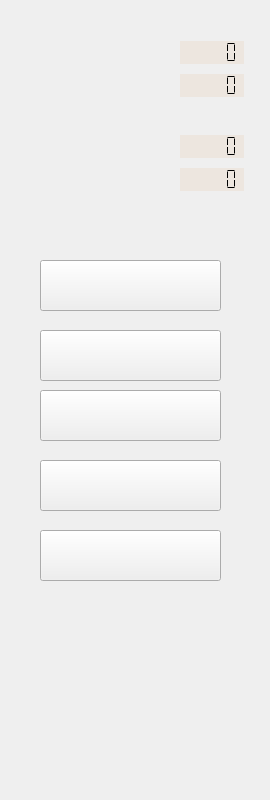
<?xml version="1.0" encoding="UTF-8"?>
<ui version="4.0">
 <class>ControlWidget</class>
 <widget class="QWidget" name="ControlWidget">
  <property name="geometry">
   <rect>
    <x>0</x>
    <y>0</y>
    <width>270</width>
    <height>800</height>
   </rect>
  </property>
  <property name="windowTitle">
   <string>Form</string>
  </property>
  <property name="windowOpacity">
   <double>0.800000000000000</double>
  </property>
  <widget class="QPushButton" name="pushButton">
   <property name="enabled">
    <bool>true</bool>
   </property>
   <property name="geometry">
    <rect>
     <x>40</x>
     <y>260</y>
     <width>181</width>
     <height>51</height>
    </rect>
   </property>
   <property name="styleSheet">
    <string notr="true"/>
   </property>
   <property name="text">
    <string/>
   </property>
   <property name="iconSize">
    <size>
     <width>180</width>
     <height>51</height>
    </size>
   </property>
  </widget>
  <widget class="QPushButton" name="pushButton_2">
   <property name="enabled">
    <bool>true</bool>
   </property>
   <property name="geometry">
    <rect>
     <x>40</x>
     <y>330</y>
     <width>181</width>
     <height>51</height>
    </rect>
   </property>
   <property name="styleSheet">
    <string notr="true">border-image: url(:/IMG/press.png);</string>
   </property>
   <property name="text">
    <string/>
   </property>
   <property name="iconSize">
    <size>
     <width>180</width>
     <height>51</height>
    </size>
   </property>
  </widget>
  <widget class="QPushButton" name="pushButton_3">
   <property name="enabled">
    <bool>true</bool>
   </property>
   <property name="geometry">
    <rect>
     <x>40</x>
     <y>390</y>
     <width>181</width>
     <height>51</height>
    </rect>
   </property>
   <property name="styleSheet">
    <string notr="true">border-image: url(:/IMG/press.png);</string>
   </property>
   <property name="text">
    <string/>
   </property>
   <property name="iconSize">
    <size>
     <width>180</width>
     <height>51</height>
    </size>
   </property>
  </widget>
  <widget class="QPushButton" name="pushButton_4">
   <property name="enabled">
    <bool>true</bool>
   </property>
   <property name="geometry">
    <rect>
     <x>40</x>
     <y>460</y>
     <width>181</width>
     <height>51</height>
    </rect>
   </property>
   <property name="styleSheet">
    <string notr="true">border-image: url(:/IMG/press.png);</string>
   </property>
   <property name="text">
    <string/>
   </property>
   <property name="iconSize">
    <size>
     <width>180</width>
     <height>51</height>
    </size>
   </property>
  </widget>
  <widget class="QPushButton" name="pushButton_5">
   <property name="enabled">
    <bool>true</bool>
   </property>
   <property name="geometry">
    <rect>
     <x>40</x>
     <y>530</y>
     <width>181</width>
     <height>51</height>
    </rect>
   </property>
   <property name="styleSheet">
    <string notr="true">border-image: url(:/IMG/press.png);</string>
   </property>
   <property name="text">
    <string/>
   </property>
   <property name="iconSize">
    <size>
     <width>180</width>
     <height>51</height>
    </size>
   </property>
  </widget>
  <widget class="QLabel" name="label">
   <property name="enabled">
    <bool>true</bool>
   </property>
   <property name="geometry">
    <rect>
     <x>17</x>
     <y>20</y>
     <width>244</width>
     <height>101</height>
    </rect>
   </property>
   <property name="styleSheet">
    <string notr="true">border-image: url(:/IMG/dark.png);</string>
   </property>
   <property name="text">
    <string/>
   </property>
  </widget>
  <widget class="QLabel" name="label_2">
   <property name="geometry">
    <rect>
     <x>20</x>
     <y>120</y>
     <width>241</width>
     <height>91</height>
    </rect>
   </property>
   <property name="styleSheet">
    <string notr="true">border-image: url(:/IMG/dark.png);
border-image: url(:/IMG/light.png);</string>
   </property>
   <property name="text">
    <string/>
   </property>
  </widget>
  <widget class="QLCDNumber" name="lcdNumber">
   <property name="geometry">
    <rect>
     <x>180</x>
     <y>41</y>
     <width>64</width>
     <height>23</height>
    </rect>
   </property>
   <property name="palette">
    <palette>
     <active>
      <colorrole role="Button">
       <brush brushstyle="SolidPattern">
        <color alpha="17">
         <red>211</red>
         <green>105</green>
         <blue>0</blue>
        </color>
       </brush>
      </colorrole>
      <colorrole role="Text">
       <brush brushstyle="SolidPattern">
        <color alpha="255">
         <red>0</red>
         <green>0</green>
         <blue>0</blue>
        </color>
       </brush>
      </colorrole>
      <colorrole role="Base">
       <brush brushstyle="SolidPattern">
        <color alpha="17">
         <red>211</red>
         <green>105</green>
         <blue>0</blue>
        </color>
       </brush>
      </colorrole>
      <colorrole role="Window">
       <brush brushstyle="SolidPattern">
        <color alpha="17">
         <red>211</red>
         <green>105</green>
         <blue>0</blue>
        </color>
       </brush>
      </colorrole>
     </active>
     <inactive>
      <colorrole role="Button">
       <brush brushstyle="SolidPattern">
        <color alpha="17">
         <red>211</red>
         <green>105</green>
         <blue>0</blue>
        </color>
       </brush>
      </colorrole>
      <colorrole role="Text">
       <brush brushstyle="SolidPattern">
        <color alpha="255">
         <red>0</red>
         <green>0</green>
         <blue>0</blue>
        </color>
       </brush>
      </colorrole>
      <colorrole role="Base">
       <brush brushstyle="SolidPattern">
        <color alpha="17">
         <red>211</red>
         <green>105</green>
         <blue>0</blue>
        </color>
       </brush>
      </colorrole>
      <colorrole role="Window">
       <brush brushstyle="SolidPattern">
        <color alpha="17">
         <red>211</red>
         <green>105</green>
         <blue>0</blue>
        </color>
       </brush>
      </colorrole>
     </inactive>
     <disabled>
      <colorrole role="Button">
       <brush brushstyle="SolidPattern">
        <color alpha="17">
         <red>211</red>
         <green>105</green>
         <blue>0</blue>
        </color>
       </brush>
      </colorrole>
      <colorrole role="Text">
       <brush brushstyle="SolidPattern">
        <color alpha="96">
         <red>164</red>
         <green>166</green>
         <blue>168</blue>
        </color>
       </brush>
      </colorrole>
      <colorrole role="Base">
       <brush brushstyle="SolidPattern">
        <color alpha="17">
         <red>211</red>
         <green>105</green>
         <blue>0</blue>
        </color>
       </brush>
      </colorrole>
      <colorrole role="Window">
       <brush brushstyle="SolidPattern">
        <color alpha="17">
         <red>211</red>
         <green>105</green>
         <blue>0</blue>
        </color>
       </brush>
      </colorrole>
     </disabled>
    </palette>
   </property>
   <property name="autoFillBackground">
    <bool>false</bool>
   </property>
   <property name="styleSheet">
    <string notr="true">background-color: rgba(211, 105, 0, 17);</string>
   </property>
   <property name="frameShape">
    <enum>QFrame::NoFrame</enum>
   </property>
   <property name="frameShadow">
    <enum>QFrame::Plain</enum>
   </property>
   <property name="digitCount">
    <number>5</number>
   </property>
   <property name="segmentStyle">
    <enum>QLCDNumber::Flat</enum>
   </property>
  </widget>
  <widget class="QLCDNumber" name="lcdNumber_2">
   <property name="geometry">
    <rect>
     <x>180</x>
     <y>74</y>
     <width>64</width>
     <height>23</height>
    </rect>
   </property>
   <property name="palette">
    <palette>
     <active>
      <colorrole role="Button">
       <brush brushstyle="SolidPattern">
        <color alpha="17">
         <red>211</red>
         <green>105</green>
         <blue>0</blue>
        </color>
       </brush>
      </colorrole>
      <colorrole role="Text">
       <brush brushstyle="SolidPattern">
        <color alpha="255">
         <red>0</red>
         <green>0</green>
         <blue>0</blue>
        </color>
       </brush>
      </colorrole>
      <colorrole role="Base">
       <brush brushstyle="SolidPattern">
        <color alpha="17">
         <red>211</red>
         <green>105</green>
         <blue>0</blue>
        </color>
       </brush>
      </colorrole>
      <colorrole role="Window">
       <brush brushstyle="SolidPattern">
        <color alpha="17">
         <red>211</red>
         <green>105</green>
         <blue>0</blue>
        </color>
       </brush>
      </colorrole>
     </active>
     <inactive>
      <colorrole role="Button">
       <brush brushstyle="SolidPattern">
        <color alpha="17">
         <red>211</red>
         <green>105</green>
         <blue>0</blue>
        </color>
       </brush>
      </colorrole>
      <colorrole role="Text">
       <brush brushstyle="SolidPattern">
        <color alpha="255">
         <red>0</red>
         <green>0</green>
         <blue>0</blue>
        </color>
       </brush>
      </colorrole>
      <colorrole role="Base">
       <brush brushstyle="SolidPattern">
        <color alpha="17">
         <red>211</red>
         <green>105</green>
         <blue>0</blue>
        </color>
       </brush>
      </colorrole>
      <colorrole role="Window">
       <brush brushstyle="SolidPattern">
        <color alpha="17">
         <red>211</red>
         <green>105</green>
         <blue>0</blue>
        </color>
       </brush>
      </colorrole>
     </inactive>
     <disabled>
      <colorrole role="Button">
       <brush brushstyle="SolidPattern">
        <color alpha="17">
         <red>211</red>
         <green>105</green>
         <blue>0</blue>
        </color>
       </brush>
      </colorrole>
      <colorrole role="Text">
       <brush brushstyle="SolidPattern">
        <color alpha="96">
         <red>164</red>
         <green>166</green>
         <blue>168</blue>
        </color>
       </brush>
      </colorrole>
      <colorrole role="Base">
       <brush brushstyle="SolidPattern">
        <color alpha="17">
         <red>211</red>
         <green>105</green>
         <blue>0</blue>
        </color>
       </brush>
      </colorrole>
      <colorrole role="Window">
       <brush brushstyle="SolidPattern">
        <color alpha="17">
         <red>211</red>
         <green>105</green>
         <blue>0</blue>
        </color>
       </brush>
      </colorrole>
     </disabled>
    </palette>
   </property>
   <property name="styleSheet">
    <string notr="true">background-color: rgba(211, 105, 0, 17);</string>
   </property>
   <property name="frameShape">
    <enum>QFrame::NoFrame</enum>
   </property>
   <property name="segmentStyle">
    <enum>QLCDNumber::Flat</enum>
   </property>
  </widget>
  <widget class="QLabel" name="label_5">
   <property name="geometry">
    <rect>
     <x>92</x>
     <y>130</y>
     <width>101</width>
     <height>31</height>
    </rect>
   </property>
   <property name="styleSheet">
    <string notr="true">background-image: url(:/IMG/bushi.png);</string>
   </property>
   <property name="text">
    <string/>
   </property>
   <property name="textFormat">
    <enum>Qt::AutoText</enum>
   </property>
   <property name="alignment">
    <set>Qt::AlignCenter</set>
   </property>
   <property name="wordWrap">
    <bool>false</bool>
   </property>
  </widget>
  <widget class="QLabel" name="label_6">
   <property name="geometry">
    <rect>
     <x>92</x>
     <y>163</y>
     <width>101</width>
     <height>31</height>
    </rect>
   </property>
   <property name="styleSheet">
    <string notr="true">background-image: url(:/IMG/jushi.png);</string>
   </property>
   <property name="text">
    <string/>
   </property>
  </widget>
  <widget class="QLCDNumber" name="lcdNumber_4">
   <property name="geometry">
    <rect>
     <x>180</x>
     <y>168</y>
     <width>64</width>
     <height>23</height>
    </rect>
   </property>
   <property name="palette">
    <palette>
     <active>
      <colorrole role="Button">
       <brush brushstyle="SolidPattern">
        <color alpha="17">
         <red>211</red>
         <green>105</green>
         <blue>0</blue>
        </color>
       </brush>
      </colorrole>
      <colorrole role="Text">
       <brush brushstyle="SolidPattern">
        <color alpha="255">
         <red>0</red>
         <green>0</green>
         <blue>0</blue>
        </color>
       </brush>
      </colorrole>
      <colorrole role="Base">
       <brush brushstyle="SolidPattern">
        <color alpha="17">
         <red>211</red>
         <green>105</green>
         <blue>0</blue>
        </color>
       </brush>
      </colorrole>
      <colorrole role="Window">
       <brush brushstyle="SolidPattern">
        <color alpha="17">
         <red>211</red>
         <green>105</green>
         <blue>0</blue>
        </color>
       </brush>
      </colorrole>
     </active>
     <inactive>
      <colorrole role="Button">
       <brush brushstyle="SolidPattern">
        <color alpha="17">
         <red>211</red>
         <green>105</green>
         <blue>0</blue>
        </color>
       </brush>
      </colorrole>
      <colorrole role="Text">
       <brush brushstyle="SolidPattern">
        <color alpha="255">
         <red>0</red>
         <green>0</green>
         <blue>0</blue>
        </color>
       </brush>
      </colorrole>
      <colorrole role="Base">
       <brush brushstyle="SolidPattern">
        <color alpha="17">
         <red>211</red>
         <green>105</green>
         <blue>0</blue>
        </color>
       </brush>
      </colorrole>
      <colorrole role="Window">
       <brush brushstyle="SolidPattern">
        <color alpha="17">
         <red>211</red>
         <green>105</green>
         <blue>0</blue>
        </color>
       </brush>
      </colorrole>
     </inactive>
     <disabled>
      <colorrole role="Button">
       <brush brushstyle="SolidPattern">
        <color alpha="17">
         <red>211</red>
         <green>105</green>
         <blue>0</blue>
        </color>
       </brush>
      </colorrole>
      <colorrole role="Text">
       <brush brushstyle="SolidPattern">
        <color alpha="96">
         <red>164</red>
         <green>166</green>
         <blue>168</blue>
        </color>
       </brush>
      </colorrole>
      <colorrole role="Base">
       <brush brushstyle="SolidPattern">
        <color alpha="17">
         <red>211</red>
         <green>105</green>
         <blue>0</blue>
        </color>
       </brush>
      </colorrole>
      <colorrole role="Window">
       <brush brushstyle="SolidPattern">
        <color alpha="17">
         <red>211</red>
         <green>105</green>
         <blue>0</blue>
        </color>
       </brush>
      </colorrole>
     </disabled>
    </palette>
   </property>
   <property name="styleSheet">
    <string notr="true">background-color: rgba(211, 105, 0, 17);</string>
   </property>
   <property name="frameShape">
    <enum>QFrame::NoFrame</enum>
   </property>
   <property name="segmentStyle">
    <enum>QLCDNumber::Flat</enum>
   </property>
  </widget>
  <widget class="QLCDNumber" name="lcdNumber_3">
   <property name="geometry">
    <rect>
     <x>180</x>
     <y>135</y>
     <width>64</width>
     <height>23</height>
    </rect>
   </property>
   <property name="palette">
    <palette>
     <active>
      <colorrole role="Button">
       <brush brushstyle="SolidPattern">
        <color alpha="17">
         <red>211</red>
         <green>105</green>
         <blue>0</blue>
        </color>
       </brush>
      </colorrole>
      <colorrole role="Text">
       <brush brushstyle="SolidPattern">
        <color alpha="255">
         <red>0</red>
         <green>0</green>
         <blue>0</blue>
        </color>
       </brush>
      </colorrole>
      <colorrole role="Base">
       <brush brushstyle="SolidPattern">
        <color alpha="17">
         <red>211</red>
         <green>105</green>
         <blue>0</blue>
        </color>
       </brush>
      </colorrole>
      <colorrole role="Window">
       <brush brushstyle="SolidPattern">
        <color alpha="17">
         <red>211</red>
         <green>105</green>
         <blue>0</blue>
        </color>
       </brush>
      </colorrole>
     </active>
     <inactive>
      <colorrole role="Button">
       <brush brushstyle="SolidPattern">
        <color alpha="17">
         <red>211</red>
         <green>105</green>
         <blue>0</blue>
        </color>
       </brush>
      </colorrole>
      <colorrole role="Text">
       <brush brushstyle="SolidPattern">
        <color alpha="255">
         <red>0</red>
         <green>0</green>
         <blue>0</blue>
        </color>
       </brush>
      </colorrole>
      <colorrole role="Base">
       <brush brushstyle="SolidPattern">
        <color alpha="17">
         <red>211</red>
         <green>105</green>
         <blue>0</blue>
        </color>
       </brush>
      </colorrole>
      <colorrole role="Window">
       <brush brushstyle="SolidPattern">
        <color alpha="17">
         <red>211</red>
         <green>105</green>
         <blue>0</blue>
        </color>
       </brush>
      </colorrole>
     </inactive>
     <disabled>
      <colorrole role="Button">
       <brush brushstyle="SolidPattern">
        <color alpha="17">
         <red>211</red>
         <green>105</green>
         <blue>0</blue>
        </color>
       </brush>
      </colorrole>
      <colorrole role="Text">
       <brush brushstyle="SolidPattern">
        <color alpha="96">
         <red>164</red>
         <green>166</green>
         <blue>168</blue>
        </color>
       </brush>
      </colorrole>
      <colorrole role="Base">
       <brush brushstyle="SolidPattern">
        <color alpha="17">
         <red>211</red>
         <green>105</green>
         <blue>0</blue>
        </color>
       </brush>
      </colorrole>
      <colorrole role="Window">
       <brush brushstyle="SolidPattern">
        <color alpha="17">
         <red>211</red>
         <green>105</green>
         <blue>0</blue>
        </color>
       </brush>
      </colorrole>
     </disabled>
    </palette>
   </property>
   <property name="styleSheet">
    <string notr="true">background-color: rgba(211, 105, 0, 17);</string>
   </property>
   <property name="frameShape">
    <enum>QFrame::NoFrame</enum>
   </property>
   <property name="segmentStyle">
    <enum>QLCDNumber::Flat</enum>
   </property>
  </widget>
  <widget class="QLabel" name="label_7">
   <property name="geometry">
    <rect>
     <x>92</x>
     <y>70</y>
     <width>101</width>
     <height>31</height>
    </rect>
   </property>
   <property name="styleSheet">
    <string notr="true">background-image: url(:/IMG/jushi.png);</string>
   </property>
   <property name="text">
    <string/>
   </property>
  </widget>
  <widget class="QLabel" name="label_8">
   <property name="geometry">
    <rect>
     <x>92</x>
     <y>38</y>
     <width>101</width>
     <height>31</height>
    </rect>
   </property>
   <property name="styleSheet">
    <string notr="true">background-image: url(:/IMG/bushi.png);</string>
   </property>
   <property name="text">
    <string/>
   </property>
   <property name="textFormat">
    <enum>Qt::AutoText</enum>
   </property>
   <property name="alignment">
    <set>Qt::AlignCenter</set>
   </property>
   <property name="wordWrap">
    <bool>false</bool>
   </property>
  </widget>
  <widget class="QLabel" name="label_3">
   <property name="geometry">
    <rect>
     <x>30</x>
     <y>27</y>
     <width>41</width>
     <height>91</height>
    </rect>
   </property>
   <property name="styleSheet">
    <string notr="true">background-image: url(:/IMG/red.png);</string>
   </property>
   <property name="text">
    <string/>
   </property>
  </widget>
  <widget class="QLabel" name="label_4">
   <property name="geometry">
    <rect>
     <x>30</x>
     <y>121</y>
     <width>41</width>
     <height>91</height>
    </rect>
   </property>
   <property name="styleSheet">
    <string notr="true">background-image: url(:/IMG/black.png);</string>
   </property>
   <property name="text">
    <string/>
   </property>
  </widget>
  <widget class="QLabel" name="label_9">
   <property name="geometry">
    <rect>
     <x>0</x>
     <y>0</y>
     <width>271</width>
     <height>741</height>
    </rect>
   </property>
   <property name="styleSheet">
    <string notr="true">
border-image: url(:/IMG/back.png);</string>
   </property>
   <property name="text">
    <string/>
   </property>
  </widget>
  <zorder>label_9</zorder>
  <zorder>pushButton</zorder>
  <zorder>pushButton_2</zorder>
  <zorder>pushButton_3</zorder>
  <zorder>pushButton_4</zorder>
  <zorder>pushButton_5</zorder>
  <zorder>label</zorder>
  <zorder>label_2</zorder>
  <zorder>lcdNumber</zorder>
  <zorder>lcdNumber_2</zorder>
  <zorder>label_5</zorder>
  <zorder>label_6</zorder>
  <zorder>lcdNumber_4</zorder>
  <zorder>lcdNumber_3</zorder>
  <zorder>label_7</zorder>
  <zorder>label_8</zorder>
  <zorder>label_3</zorder>
  <zorder>label_4</zorder>
 </widget>
 <resources/>
 <connections/>
</ui>
